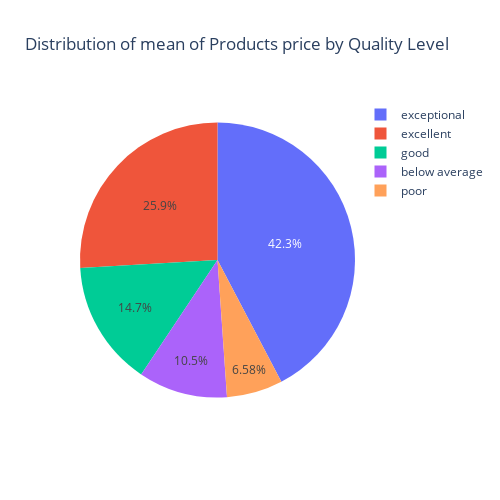

Notebook code cell kept with this figure:
### Markdown cell above
* `poor` and `below average` have large mean price percent for the quality level  
    * we can improve products that have low quality level

### Code cell
data = df.groupby(['Quality Level'])['actual_price'].mean()
fig = px.pie(data, 
             values=data.values, 
             names=data.index,
             title="Distribution of mean of Products price by Quality Level"
            )
fig.update_layout(width=500, height=500)

### Figure 1 — Plotly figure (JSON) as saved in the notebook; plotly's stock layout.template omitted (floating-point values rounded to 4 significant figures)
{"data": [{"domain": {"x": [0, 1], "y": [0, 1]}, "hovertemplate": "Quality Level=%{label}<br>value=%{value}<extra></extra>", "labels": ["below average", "excellent", "exceptional", "good", "poor"], "legendgroup": "", "name": "", "showlegend": true, "type": "pie", "values": [2435.0, 6032.0, 9845.0, 3423.0, 1532.0]}], "layout": {"height": 500, "legend": {"tracegroupgap": 0}, "title": {"text": "Distribution of mean of Products price by Quality Level"}, "width": 500}}
